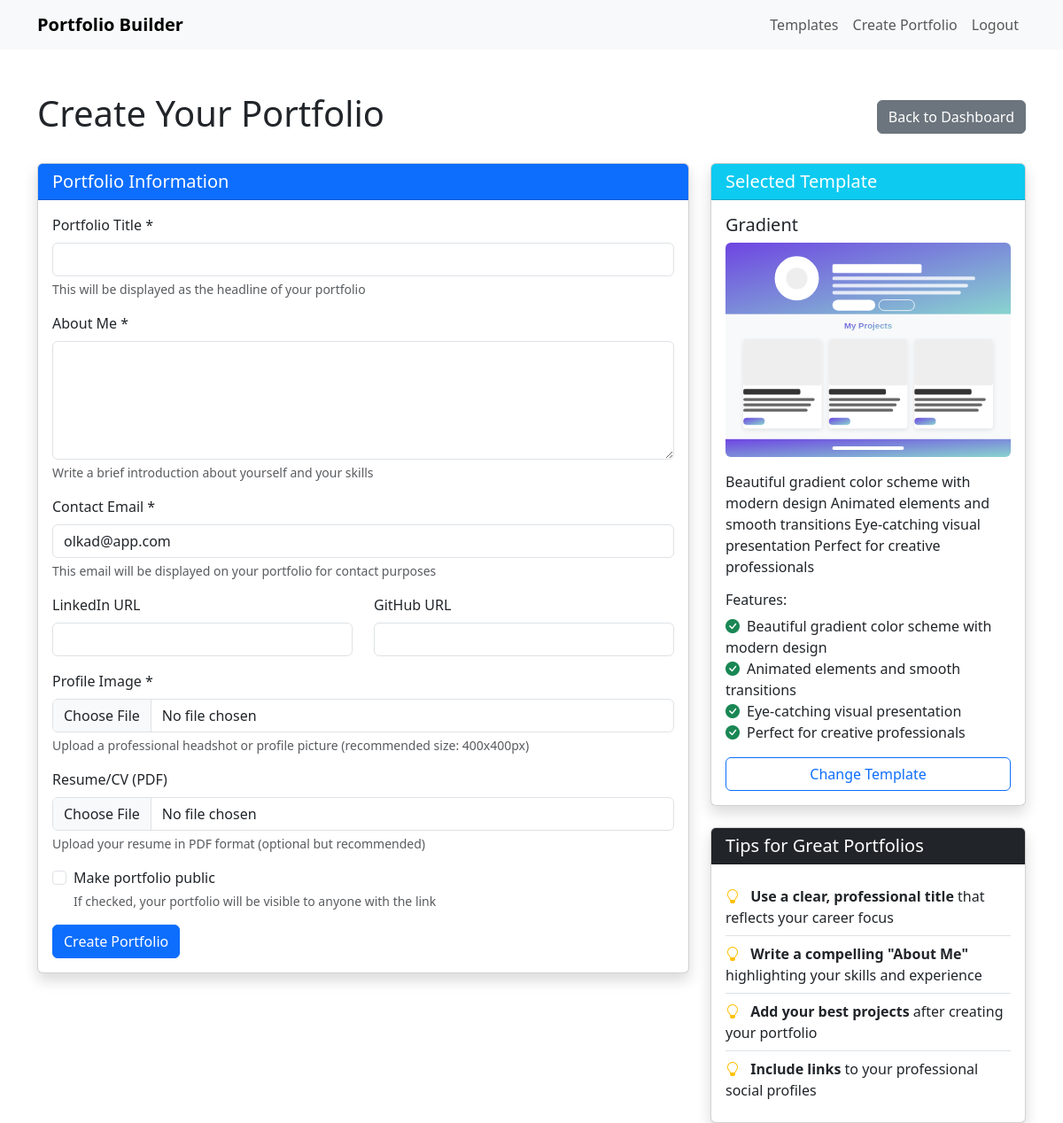
The app's page /portfolio/create/?template=5 (signed in) with its own data.
### portfolio/models.py (models this page shows, shortened)
class Template(models.Model):
    name = models.CharField(max_length=100)
    description = models.TextField()
    thumbnail = models.ImageField(upload_to='thumbnails/')
    preview_url = models.URLField(blank=True)
    is_active = models.BooleanField(default=True)
    created_at = models.DateTimeField(auto_now_add=True)
    @property
    def feature_list(self):
        features = self.description.split('\n')
        return [f.strip() for f in features if f.strip()]

### portfolio/views.py (the view)
# urls.py: path("create/", views.create_portfolio, name="create_portfolio"),
@login_required
def create_portfolio(request):
    template_id = request.GET.get('template')
    selected_template = get_object_or_404(Template, id=template_id) if template_id else None
    if request.method == 'POST':
        form = PortfolioForm(request.POST, request.FILES)
        if form.is_valid():
            portfolio = form.save(commit=False)
            portfolio.user = request.user
            if not portfolio.template and selected_template:
                portfolio.template = selected_template
            portfolio.save()
            messages.success(request, "Portfolio created successfully!")
            return redirect('edit_portfolio', portfolio_id=portfolio.id)
        else:
            messages.error(request, "Please correct the errors below.")
    else:
        initial_data = {}
        if selected_template:
            initial_data['template'] = selected_template
        form = PortfolioForm(initial=initial_data)
    context = {
        'form': form,
        'selected_template': selected_template,
    }
    return render(request, 'portfolio/create_portfolio.html', context)

### portfolio/forms.py
class PortfolioForm(forms.ModelForm):
    def __init__(self, *args, **kwargs):
        super().__init__(*args, **kwargs)
        self.fields['template'].queryset = Template.objects.filter(is_active=True)[3:]
        self.fields['template'].widget.attrs['class'] = 'form-select'
    class Meta:
        model = Portfolio
        fields = [
            'template', 'title', 'about_me', 'profile_image', 'contact_email',
            'linkedin_url', 'github_url', 'resume', 'published'
        ]
        widgets = {
            'about_me': forms.Textarea(attrs={'rows': 4, 'class': 'form-control'}),
            'profile_image': forms.FileInput(attrs={'class': 'form-control'}),
            'resume': forms.FileInput(attrs={'class': 'form-control'}),
            'contact_email': forms.EmailInput(attrs={'class': 'form-control'}),
            'linkedin_url': forms.URLInput(attrs={'class': 'form-control'}),
            'github_url': forms.URLInput(attrs={'class': 'form-control'}),
            'title': forms.TextInput(attrs={'class': 'form-control'}),
            'published': forms.CheckboxInput(attrs={'class': 'form-check-input'}),
        }

### portfolio/templates/portfolio/create_portfolio.html (shortened to what this page needs)
{% extends 'base.html' %}
{% block content %}
<div class="container mt-5">
    <div class="d-flex justify-content-between align-items-center mb-4">
        <h1>Create Your Portfolio</h1>
        <div>
            <a href="{% url 'dashboard' %}" class="btn btn-secondary">Back to Dashboard</a>
        </div>
    </div>
    <div class="row">
        <div class="col-lg-8">
            <div class="card shadow mb-4">
                <div class="card-header bg-primary text-white">
                    <h5 class="mb-0">Portfolio Information</h5>
                </div>
                <div class="card-body">
                    <form method="post" enctype="multipart/form-data">
                        <div class="mb-3">
                            <label for="id_title" class="form-label">Portfolio Title *</label>
                            <input type="text" name="title" id="id_title" class="form-control {% if form.title.errors %}is-invalid{% endif %}" value="{{ form.title.value|default:'' }}" required>
                            <div class="form-text">This will be displayed as the headline of your portfolio</div>
                        </div>
                        <div class="mb-3">
                            <label for="id_about_me" class="form-label">About Me *</label>
                            <textarea name="about_me" id="id_about_me" rows="5" class="form-control {% if form.about_me.errors %}is-invalid{% endif %}" required>{{ form.about_me.value|default:'' }}</textarea>
                            <div class="form-text">Write a brief introduction about yourself and your skills</div>
                        </div>
                        <div class="mb-3">
                            <label for="id_contact_email" class="form-label">Contact Email *</label>
                            <input type="email" name="contact_email" id="id_contact_email" class="form-control {% if form.contact_email.errors %}is-invalid{% endif %}" value="{{ form.contact_email.value|default:user.email }}" required>
                            <div class="form-text">This email will be displayed on your portfolio for contact purposes</div>
                        </div>
                        <div class="row">
                            <div class="col-md-6">
                                <div class="mb-3">
                                    <label for="id_linkedin_url" class="form-label">LinkedIn URL</label>
                                    <input type="url" name="linkedin_url" id="id_linkedin_url" class="form-control {% if form.linkedin_url.errors %}is-invalid{% endif %}" value="{{ form.linkedin_url.value|default:'' }}">
                                </div>
                            </div>
                            <div class="col-md-6">
                                <div class="mb-3">
                                    <label for="id_github_url" class="form-label">GitHub URL</label>
                                    <input type="url" name="github_url" id="id_github_url" class="form-control {% if form.github_url.errors %}is-invalid{% endif %}" value="{{ form.github_url.value|default:'' }}">
                                </div>
                            </div>
                        </div>
                        <div class="mb-3">
                            <label for="id_profile_image" class="form-label">Profile Image *</label>
                            <input type="file" name="profile_image" id="id_profile_image" class="form-control {% if form.profile_image.errors %}is-invalid{% endif %}" accept="image/*" required>
                            <div class="form-text">Upload a professional headshot or profile picture (recommended size: 400x400px)</div>
                        </div>
                        <div class="mb-3">
                            <label for="id_resume" class="form-label">Resume/CV (PDF)</label>
                            <input type="file" name="resume" id="id_resume" class="form-control {% if form.resume.errors %}is-invalid{% endif %}" accept="application/pdf">
                            <div class="form-text">Upload your resume in PDF format (optional but recommended)</div>
                        </div>
                        <div class="form-check mb-3">
                            <input class="form-check-input" type="checkbox" name="published" id="id_published" {% if form.published.value %}checked{% endif %}>
                            <label class="form-check-label" for="id_published">
                                Make portfolio public
                            </label>
                            <div class="form-text">If checked, your portfolio will be visible to anyone with the link</div>
                        </div>
                        <button type="submit" class="btn btn-primary">Create Portfolio</button>
                    </form>
                </div>
            </div>
        </div>
        <div class="col-lg-4">
            <div class="card shadow mb-4">
                <div class="card-header bg-info text-white">
                    <h5 class="mb-0">Selected Template</h5>
                </div>
                <div class="card-body">
                    <h5 class="card-title">{{ selected_template.name }}</h5>
                    {% if selected_template.thumbnail %}
                    <img src="{{ selected_template.thumbnail.url }}" class="img-fluid rounded mb-3" alt="{{ selected_template.name }} template">
                    {% endif %}
                    <p class="card-text">{{ selected_template.description }}</p>
                    <div class="mb-3">
                        <h6>Features:</h6>
                        <ul class="list-unstyled">
                            {% for feature in selected_template.feature_list %}
                            <li><i class="bi bi-check-circle-fill text-success me-2"></i>{{ feature }}</li>
                            {% endfor %}
                        </ul>
                    </div>
                    <div class="d-grid">
                        <a href="{% url 'templates' %}" class="btn btn-outline-primary">Change Template</a>
                    </div>
                </div>
            </div>
            <div class="card shadow">
                <div class="card-header bg-dark text-white">
                    <h5 class="mb-0">Tips for Great Portfolios</h5>
                </div>
                <div class="card-body">
                    <ul class="list-group list-group-flush">
                        <li class="list-group-item px-0">
                            <i class="bi bi-lightbulb text-warning me-2"></i>
                            <strong>Use a clear, professional title</strong> that reflects your career focus
                        </li>
                        <li class="list-group-item px-0">
                            <i class="bi bi-lightbulb text-warning me-2"></i>
                            <strong>Write a compelling "About Me"</strong> highlighting your skills and experience
                        </li>
                        <li class="list-group-item px-0">
                            <i class="bi bi-lightbulb text-warning me-2"></i>
                            <strong>Add your best projects</strong> after creating your portfolio
                        </li>
                        <li class="list-group-item px-0">
                            <i class="bi bi-lightbulb text-warning me-2"></i>
                            <strong>Include links</strong> to your professional social profiles
                        </li>
                    </ul>
                </div>
            </div>
        </div>
    </div>
</div>
{% endblock %}

### records on screen
Template: name "Gradient", thumbnail (picture), description "Beautiful gradient color scheme with modern design Animated elements and smooth transitions Eye-catching visual presentation Perfect for creative professionals"

### other values on screen
{{ feature }} "Beautiful gradient color scheme with modern design" "Animated elements and smooth transitions" "Eye-catching visual presentation" "Perfect for creative professionals"
